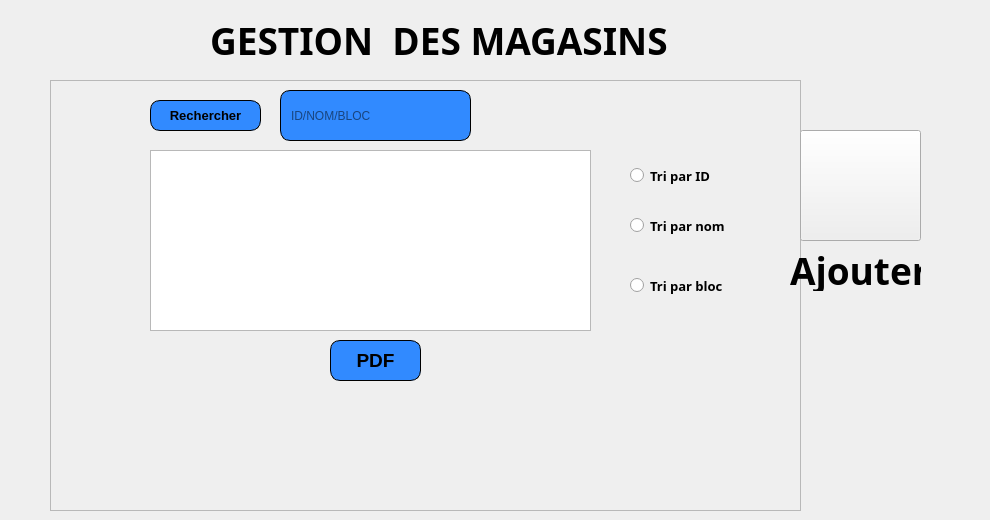
       <widget class="QWidget" name="tab_14">
        <attribute name="title">
         <string>Afficher magasin</string>
        </attribute>
        <widget class="QFrame" name="frame_2">
         <property name="geometry">
          <rect>
           <x>50</x>
           <y>80</y>
           <width>751</width>
           <height>431</height>
          </rect>
         </property>
         <property name="styleSheet">
          <string notr="true"/>
         </property>
         <property name="frameShape">
          <enum>QFrame::StyledPanel</enum>
         </property>
         <property name="frameShadow">
          <enum>QFrame::Raised</enum>
         </property>
         <widget class="QTableView" name="tableView_mag">
          <property name="geometry">
           <rect>
            <x>100</x>
            <y>70</y>
            <width>441</width>
            <height>181</height>
           </rect>
          </property>
          <property name="styleSheet">
           <string notr="true"/>
          </property>
          <property name="selectionMode">
           <enum>QAbstractItemView::SingleSelection</enum>
          </property>
          <property name="selectionBehavior">
           <enum>QAbstractItemView::SelectRows</enum>
          </property>
         </widget>
         <widget class="QPushButton" name="pushButton_recherche">
          <property name="geometry">
           <rect>
            <x>100</x>
            <y>20</y>
            <width>111</width>
            <height>31</height>
           </rect>
          </property>
          <property name="font">
           <font>
            <family>Arial</family>
            <pointsize>10</pointsize>
            <weight>75</weight>
            <italic>false</italic>
            <bold>true</bold>
           </font>
          </property>
          <property name="styleSheet">
           <string notr="true">	border: 1px solid black;
border-radius: 10px;
padding: 0 8px;
background: #318aff;
font: bold, &quot;Arial&quot;;;
text-align:center;</string>
          </property>
          <property name="text">
           <string>Rechercher</string>
          </property>
          <property name="icon">
           <iconset>
            <normaloff>:/images/recherhche.png</normaloff>:/images/recherhche.png</iconset>
          </property>
          <property name="iconSize">
           <size>
            <width>30</width>
            <height>30</height>
           </size>
          </property>
         </widget>
         <widget class="QLineEdit" name="lineEdit_rechercher">
          <property name="geometry">
           <rect>
            <x>230</x>
            <y>10</y>
            <width>191</width>
            <height>51</height>
           </rect>
          </property>
          <property name="styleSheet">
           <string notr="true">	border: 1px solid black;
border-radius: 10px;
padding: 0 8px;
background: #318aff;
font: bold, &quot;Arial&quot;;;
text-align:center;</string>
          </property>
          <property name="placeholderText">
           <string>ID/NOM/BLOC</string>
          </property>
         </widget>
         <widget class="QRadioButton" name="radioButton_idm">
          <property name="geometry">
           <rect>
            <x>580</x>
            <y>80</y>
            <width>111</width>
            <height>31</height>
           </rect>
          </property>
          <property name="font">
           <font>
            <family>Century Gothic</family>
            <pointsize>10</pointsize>
            <weight>75</weight>
            <italic>false</italic>
            <bold>true</bold>
            <underline>false</underline>
           </font>
          </property>
          <property name="styleSheet">
           <string notr="true"/>
          </property>
          <property name="text">
           <string>Tri par ID</string>
          </property>
         </widget>
         <widget class="QRadioButton" name="radioButton_nomm">
          <property name="geometry">
           <rect>
            <x>580</x>
            <y>130</y>
            <width>121</width>
            <height>31</height>
           </rect>
          </property>
          <property name="font">
           <font>
            <family>Century Gothic</family>
            <pointsize>10</pointsize>
            <weight>75</weight>
            <bold>true</bold>
           </font>
          </property>
          <property name="styleSheet">
           <string notr="true"/>
          </property>
          <property name="text">
           <string>Tri par nom</string>
          </property>
         </widget>
         <widget class="QRadioButton" name="radioButton_blocm">
          <property name="geometry">
           <rect>
            <x>580</x>
            <y>190</y>
            <width>131</width>
            <height>31</height>
           </rect>
          </property>
          <property name="font">
           <font>
            <family>Century Gothic</family>
            <pointsize>10</pointsize>
            <weight>75</weight>
            <bold>true</bold>
           </font>
          </property>
          <property name="styleSheet">
           <string notr="true"/>
          </property>
          <property name="text">
           <string>Tri par bloc</string>
          </property>
         </widget>
         <widget class="QPushButton" name="pushButton_pdf_2">
          <property name="geometry">
           <rect>
            <x>280</x>
            <y>260</y>
            <width>91</width>
            <height>41</height>
           </rect>
          </property>
          <property name="font">
           <font>
            <family>Arial</family>
            <pointsize>14</pointsize>
            <weight>75</weight>
            <italic>false</italic>
            <bold>true</bold>
           </font>
          </property>
          <property name="styleSheet">
           <string notr="true">	border: 1px solid black;
border-radius: 10px;
padding: 0 8px;
background: #318aff;
font: bold, &quot;Arial&quot;;;
text-align:center;</string>
          </property>
          <property name="text">
           <string>PDF</string>
          </property>
          <property name="icon">
           <iconset>
            <normaloff>:/images/pdf.png</normaloff>:/images/pdf.png</iconset>
          </property>
          <property name="iconSize">
           <size>
            <width>30</width>
            <height>30</height>
           </size>
          </property>
         </widget>
         <widget class="QLabel" name="label_maga">
          <property name="geometry">
           <rect>
            <x>80</x>
            <y>0</y>
            <width>671</width>
            <height>311</height>
           </rect>
          </property>
          <property name="text">
           <string/>
          </property>
          <property name="pixmap">
           <pixmap>:/images/imf.jpg</pixmap>
          </property>
         </widget>
         <zorder>label_maga</zorder>
         <zorder>tableView_mag</zorder>
         <zorder>pushButton_recherche</zorder>
         <zorder>lineEdit_rechercher</zorder>
         <zorder>radioButton_idm</zorder>
         <zorder>radioButton_nomm</zorder>
         <zorder>radioButton_blocm</zorder>
         <zorder>pushButton_pdf_2</zorder>
        </widget>
        <widget class="QLabel" name="label_gestionmag">
         <property name="geometry">
          <rect>
           <x>210</x>
           <y>20</y>
           <width>461</width>
           <height>41</height>
          </rect>
         </property>
         <property name="font">
          <font>
           <family>Trebuchet MS</family>
           <pointsize>28</pointsize>
           <weight>75</weight>
           <bold>true</bold>
          </font>
         </property>
         <property name="text">
          <string>GESTION  DES MAGASINS</string>
         </property>
        </widget>
        <widget class="QLabel" name="label_ajouter_mag">
         <property name="geometry">
          <rect>
           <x>790</x>
           <y>250</y>
           <width>131</width>
           <height>41</height>
          </rect>
         </property>
         <property name="font">
          <font>
           <family>Trebuchet MS</family>
           <pointsize>28</pointsize>
           <weight>75</weight>
           <bold>true</bold>
          </font>
         </property>
         <property name="text">
          <string>Ajouter</string>
         </property>
        </widget>
        <widget class="QLabel" name="label_mags">
         <property name="geometry">
          <rect>
           <x>0</x>
           <y>0</y>
           <width>981</width>
           <height>451</height>
          </rect>
         </property>
         <property name="text">
          <string/>
         </property>
         <property name="pixmap">
          <pixmap>:/images/haya.png</pixmap>
         </property>
        </widget>
        <widget class="QPushButton" name="pushButton_ajoutmag">
         <property name="geometry">
          <rect>
           <x>800</x>
           <y>130</y>
           <width>121</width>
           <height>111</height>
          </rect>
         </property>
         <property name="styleSheet">
          <string notr="true">
background-image: url(:/images/addmagasin.png);</string>
         </property>
         <property name="text">
          <string/>
         </property>
        </widget>
        <zorder>label_mags</zorder>
        <zorder>frame_2</zorder>
        <zorder>label_gestionmag</zorder>
        <zorder>label_ajouter_mag</zorder>
        <zorder>pushButton_ajoutmag</zorder>
       </widget>
